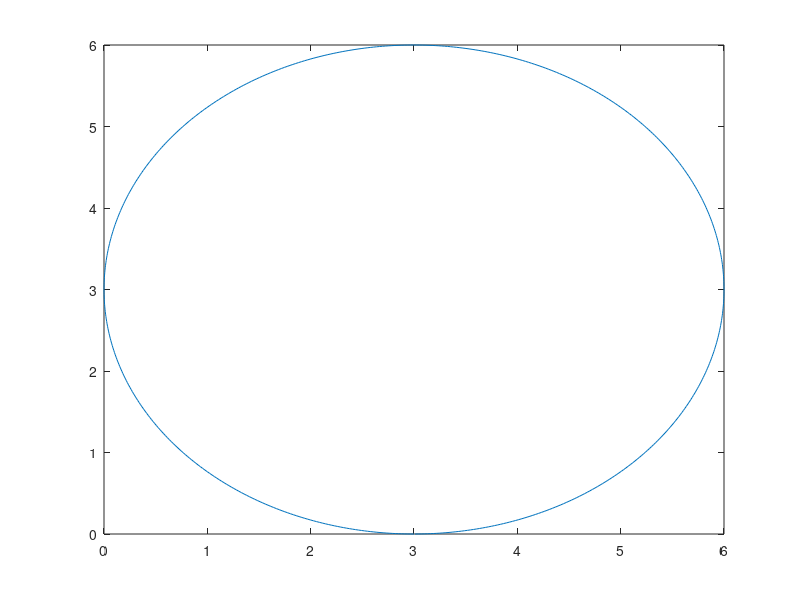

Here is the MATLAB script that generated this plot:
% soal_1
function sikloid()
  r = 3;
  fi = 0:.01:2 * pi;
  x = r .* (1 - sin(fi));
  y = r .* (1 - cos(fi));
  plot(x, y);
end
sikloid();



% soal_2
function soal_2()
  x = 0:.09:100;
  y = sqrt((100 .* pow2(1 - .01 .* pow2(x))) ./ ...
    (pow2(1 - pow2(x) + 0.1 .* pow2(x))));
  plot(x, y);
  hold on;
  semilogx(y);
  semilogy(y);
  loglog(y);
  hold off;
end
soal_2();



% soal_3
function soal_3()
  x = 0:.02:5;
  y1 = 3 + exp(-x) .* sin(6 .* x);
  y2 = 4 + exp(-x) .* cos(6 .* x);
  plot(x, y1);
  hold on;
  plot(x, y2);
  xlabel('x');
  ylabel('y');
  title('title');
  hold off;
end
soal_3();



% soal_4
function soal_4()
  r = randn(1, 1000);
  hsit(r);
  title('[N, X] = hist(Y)');
  bar(r);
end
soal_4();



% soal_5
function soal_5()
  names = {'A', 'B', 'C', 'D', 'E'};
  grades = [42 85 67 20 5];
  pie(grades, names);
end
soal_5();



% soal_6
function soal_6()
  x = -4:.0805:4;
  y = -3:.0605:3;
  z = (x .* y .* (pow2(x) - pow2(y))) ./ (pow2(x) + pow2(y));
  meshgrid(x, y);
  hold on;
  myMesh = mesh(x, y, z);
  surf(x, y, z);
  contour(x, y, z);
  contourf(x, y, z);
  title('title');
  xlabel('x');
  ylabel('y');
  hold off;
end
soal_6();

% soal_7 : felan nemidounam

% soal_8
function myFunPlotter(f, x)
  g = f(x);
  plot(x, g);
  title('title');
  xlabel('x');
  ylabel('y');
end
myFunPlotter(@(x) sqrt(x) + exp(sin(x)), linspace(0, 2 .* pi, 100));

% soal_9 : 

function myPolyPlotter(n, x)
  hold on;
  for k = 1:n
    plot(x, power(x, k));
  end
  title('title');
  xlabel('x');
  ylabel('y');
end
myPolyPlotter();

% soal_10
function my_sierpinski(n)
  clf
  hold on
  N=n;
  x=zeros(1,N);y=x;
  for a=2:N
    c=randi([0 2]);    
    switch c
        case 0    
            x(a)=0.5*x(a-1);
            y(a)=0.5*y(a-1);
        case 1
            x(a)=0.5*x(a-1)+.25;
            y(a)=0.5*y(a-1)+sqrt(3)/4;
        case 2
            x(a)=0.5*x(a-1)+.5;
            y(a)=0.5*y(a-1);
    end
  end
  plot(x,y,'.')
  title('Sierpinski’s triangle made in matlab by Paulo Silva')
  legend(sprintf('N=%d Iterations',N))
end

% soal_11

function [xi, yi] = myFern(n)
  x = [0]; y = [0];
  for i = 2:n
    r = randi(100, 1);
    if r <= 1
      x = [x 0];
      tmp = y(end);
      y = [y, tmp.*.16];
    elseif r <= 8
      tmp1 = x(end);
      tmp2 = y(end);
      x = [x, .2.*tmp1-.26.*tmp2];
      y = [y, .23.*tmp1+.22.*tmp2+1.6];
    elseif r <= 15
      tmp1 = x(end);
      tmp2 = y(end);
      x = [x, -.15.*tmp1+.28.*tmp2];
      y = [y, .26.*tmp1+.24.*tmp2+.44];
    else
      tmp1 = x(end);
      tmp2 = y(end);
      x = [x, .85.*tmp1-.04.*tmp2];
      y = [y, -.04.*tmp1+.85.*tmp2+1.6];
    end
  end
  x = fliplr(x);
  y = fliplr(y);
  plot(x, y, '.');
end

% soal_12

function myParametricPlotter(x, y, t)
  contour3(x(t), y(t), t);
  title('title');
  xlabel('x');
  ylabel('y');
  zlabel('z');
end

% soal_13 : will work on it later!

function mySurfacePlotter(F, x, y, option)
  if isequal(option, 'surf')
    surf(x, y, F(x, y));
  elseif isequal(option, 'contour')
    contour(x, y, F(x, y));
  end
end